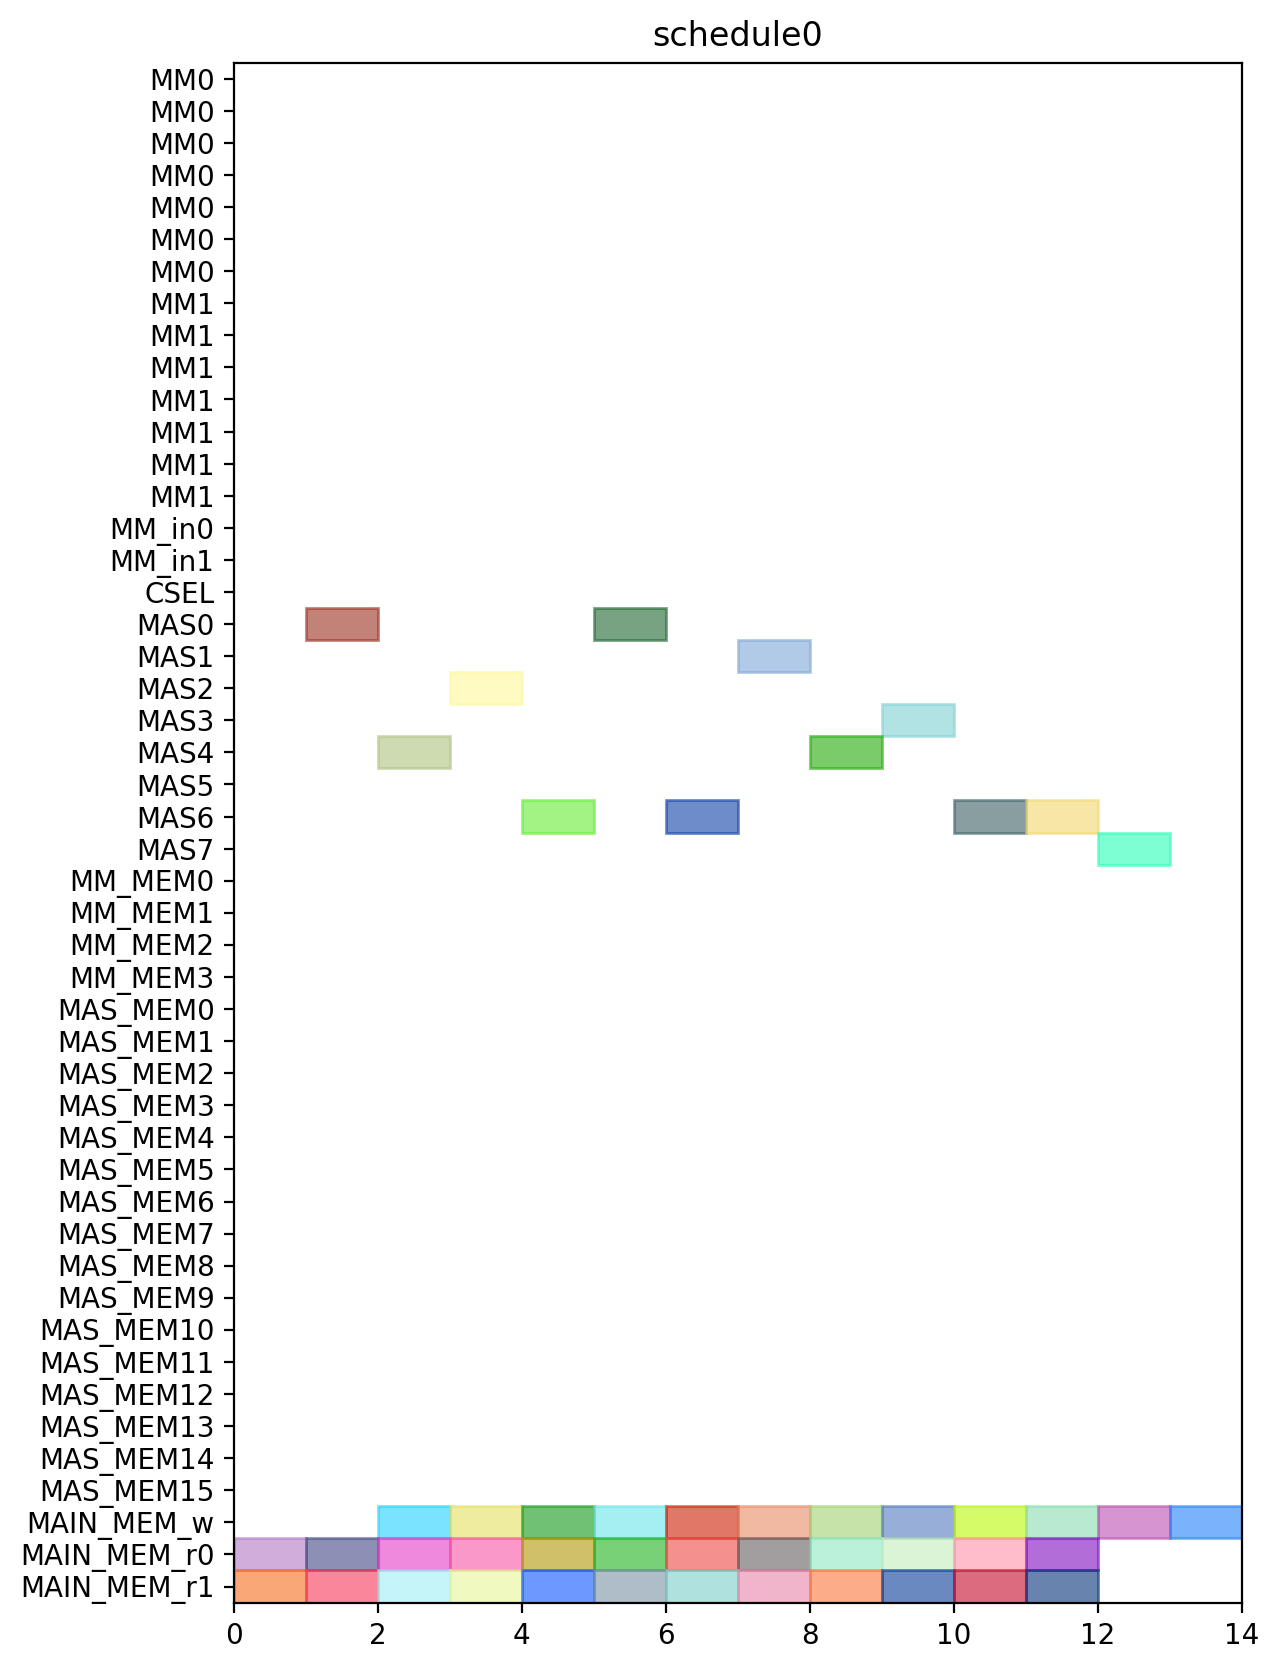

Generate this figure with Python:
from pyschedule import Scenario, solvers, plotters, alt


def solve():
	horizon = 120
	S = Scenario("schedule0", horizon=horizon)

	# resource
	MM = S.Resources('MM', num=2, size=7)
	MM_in = S.Resources('MM_in', num=2)
	CSEL = S.Resource('CSEL')
	MAS = S.Resources('MAS', num=8, size=1, periods=range(1, horizon))
	MM_MEM = S.Resources('MM_MEM', num=4)
	MAS_MEM = S.Resources('MAS_MEM', num=16)
	MAIN_MEM_w = S.Resource('MAIN_MEM_w', size=1)
	MAIN_MEM_r = S.Resources('MAIN_MEM_r', num=2)

	# result of previous scheduling

	# new tasks
	c000 = S.Task('c000', length=1, delay_cost=1)
	c000 += alt(MAS)
	S += 0<c000

	c000_w = S.Task('c000_w', length=1, delay_cost=1)
	c000_w += alt(MAIN_MEM_w)
	S += c000 <= c000_w

	c000_mem0 = S.Task('c000_mem0', length=1, delay_cost=1)
	c000_mem0 += MAIN_MEM_r[0]
	S += c000_mem0 <= c000

	c000_mem1 = S.Task('c000_mem1', length=1, delay_cost=1)
	c000_mem1 += MAIN_MEM_r[1]
	S += c000_mem1 <= c000

	c001 = S.Task('c001', length=1, delay_cost=1)
	c001 += alt(MAS)
	S += 0<c001

	c001_w = S.Task('c001_w', length=1, delay_cost=1)
	c001_w += alt(MAIN_MEM_w)
	S += c001 <= c001_w

	c001_mem0 = S.Task('c001_mem0', length=1, delay_cost=1)
	c001_mem0 += MAIN_MEM_r[0]
	S += c001_mem0 <= c001

	c001_mem1 = S.Task('c001_mem1', length=1, delay_cost=1)
	c001_mem1 += MAIN_MEM_r[1]
	S += c001_mem1 <= c001

	c010 = S.Task('c010', length=1, delay_cost=1)
	c010 += alt(MAS)
	S += 0<c010

	c010_w = S.Task('c010_w', length=1, delay_cost=1)
	c010_w += alt(MAIN_MEM_w)
	S += c010 <= c010_w

	c010_mem0 = S.Task('c010_mem0', length=1, delay_cost=1)
	c010_mem0 += MAIN_MEM_r[0]
	S += c010_mem0 <= c010

	c010_mem1 = S.Task('c010_mem1', length=1, delay_cost=1)
	c010_mem1 += MAIN_MEM_r[1]
	S += c010_mem1 <= c010

	c011 = S.Task('c011', length=1, delay_cost=1)
	c011 += alt(MAS)
	S += 0<c011

	c011_w = S.Task('c011_w', length=1, delay_cost=1)
	c011_w += alt(MAIN_MEM_w)
	S += c011 <= c011_w

	c011_mem0 = S.Task('c011_mem0', length=1, delay_cost=1)
	c011_mem0 += MAIN_MEM_r[0]
	S += c011_mem0 <= c011

	c011_mem1 = S.Task('c011_mem1', length=1, delay_cost=1)
	c011_mem1 += MAIN_MEM_r[1]
	S += c011_mem1 <= c011

	c100 = S.Task('c100', length=1, delay_cost=1)
	c100 += alt(MAS)
	S += 0<c100

	c100_w = S.Task('c100_w', length=1, delay_cost=1)
	c100_w += alt(MAIN_MEM_w)
	S += c100 <= c100_w

	c100_mem0 = S.Task('c100_mem0', length=1, delay_cost=1)
	c100_mem0 += MAIN_MEM_r[0]
	S += c100_mem0 <= c100

	c100_mem1 = S.Task('c100_mem1', length=1, delay_cost=1)
	c100_mem1 += MAIN_MEM_r[1]
	S += c100_mem1 <= c100

	c101 = S.Task('c101', length=1, delay_cost=1)
	c101 += alt(MAS)
	S += 0<c101

	c101_w = S.Task('c101_w', length=1, delay_cost=1)
	c101_w += alt(MAIN_MEM_w)
	S += c101 <= c101_w

	c101_mem0 = S.Task('c101_mem0', length=1, delay_cost=1)
	c101_mem0 += MAIN_MEM_r[0]
	S += c101_mem0 <= c101

	c101_mem1 = S.Task('c101_mem1', length=1, delay_cost=1)
	c101_mem1 += MAIN_MEM_r[1]
	S += c101_mem1 <= c101

	c110 = S.Task('c110', length=1, delay_cost=1)
	c110 += alt(MAS)
	S += 0<c110

	c110_w = S.Task('c110_w', length=1, delay_cost=1)
	c110_w += alt(MAIN_MEM_w)
	S += c110 <= c110_w

	c110_mem0 = S.Task('c110_mem0', length=1, delay_cost=1)
	c110_mem0 += MAIN_MEM_r[0]
	S += c110_mem0 <= c110

	c110_mem1 = S.Task('c110_mem1', length=1, delay_cost=1)
	c110_mem1 += MAIN_MEM_r[1]
	S += c110_mem1 <= c110

	c111 = S.Task('c111', length=1, delay_cost=1)
	c111 += alt(MAS)
	S += 0<c111

	c111_w = S.Task('c111_w', length=1, delay_cost=1)
	c111_w += alt(MAIN_MEM_w)
	S += c111 <= c111_w

	c111_mem0 = S.Task('c111_mem0', length=1, delay_cost=1)
	c111_mem0 += MAIN_MEM_r[0]
	S += c111_mem0 <= c111

	c111_mem1 = S.Task('c111_mem1', length=1, delay_cost=1)
	c111_mem1 += MAIN_MEM_r[1]
	S += c111_mem1 <= c111

	c200 = S.Task('c200', length=1, delay_cost=1)
	c200 += alt(MAS)
	S += 0<c200

	c200_w = S.Task('c200_w', length=1, delay_cost=1)
	c200_w += alt(MAIN_MEM_w)
	S += c200 <= c200_w

	c200_mem0 = S.Task('c200_mem0', length=1, delay_cost=1)
	c200_mem0 += MAIN_MEM_r[0]
	S += c200_mem0 <= c200

	c200_mem1 = S.Task('c200_mem1', length=1, delay_cost=1)
	c200_mem1 += MAIN_MEM_r[1]
	S += c200_mem1 <= c200

	c201 = S.Task('c201', length=1, delay_cost=1)
	c201 += alt(MAS)
	S += 0<c201

	c201_w = S.Task('c201_w', length=1, delay_cost=1)
	c201_w += alt(MAIN_MEM_w)
	S += c201 <= c201_w

	c201_mem0 = S.Task('c201_mem0', length=1, delay_cost=1)
	c201_mem0 += MAIN_MEM_r[0]
	S += c201_mem0 <= c201

	c201_mem1 = S.Task('c201_mem1', length=1, delay_cost=1)
	c201_mem1 += MAIN_MEM_r[1]
	S += c201_mem1 <= c201

	c210 = S.Task('c210', length=1, delay_cost=1)
	c210 += alt(MAS)
	S += 0<c210

	c210_w = S.Task('c210_w', length=1, delay_cost=1)
	c210_w += alt(MAIN_MEM_w)
	S += c210 <= c210_w

	c210_mem0 = S.Task('c210_mem0', length=1, delay_cost=1)
	c210_mem0 += MAIN_MEM_r[0]
	S += c210_mem0 <= c210

	c210_mem1 = S.Task('c210_mem1', length=1, delay_cost=1)
	c210_mem1 += MAIN_MEM_r[1]
	S += c210_mem1 <= c210

	c211 = S.Task('c211', length=1, delay_cost=1)
	c211 += alt(MAS)
	S += 0<c211

	c211_w = S.Task('c211_w', length=1, delay_cost=1)
	c211_w += alt(MAIN_MEM_w)
	S += c211 <= c211_w

	c211_mem0 = S.Task('c211_mem0', length=1, delay_cost=1)
	c211_mem0 += MAIN_MEM_r[0]
	S += c211_mem0 <= c211

	c211_mem1 = S.Task('c211_mem1', length=1, delay_cost=1)
	c211_mem1 += MAIN_MEM_r[1]
	S += c211_mem1 <= c211

	solvers.mip.solve(S,msg=1,kind='CPLEX',ratio_gap=1.01)

	solution = [['hoge']*len(S.solution()[1]) for i in range(len(S.solution()))]
	for i in range(len(S.solution())):
		for j in range(len(S.solution()[i])):
			solution[i][j]=str(S.solution()[i][j])
	print(solution)

	cycles = int(solution[-1][3])

	pic_file_name = "/home/mfukuda/ABE/multiRAM_multiMAS_16mux/scheduling_result/stage7MM2_stage1MAS8/CONJ/schedule0.png"
	if(S.solution() != []):
		plotters.matplotlib.plot(S,img_filename=pic_file_name, show_task_labels=False, fig_size=(cycles*0.25+3, 10))

	return solution
